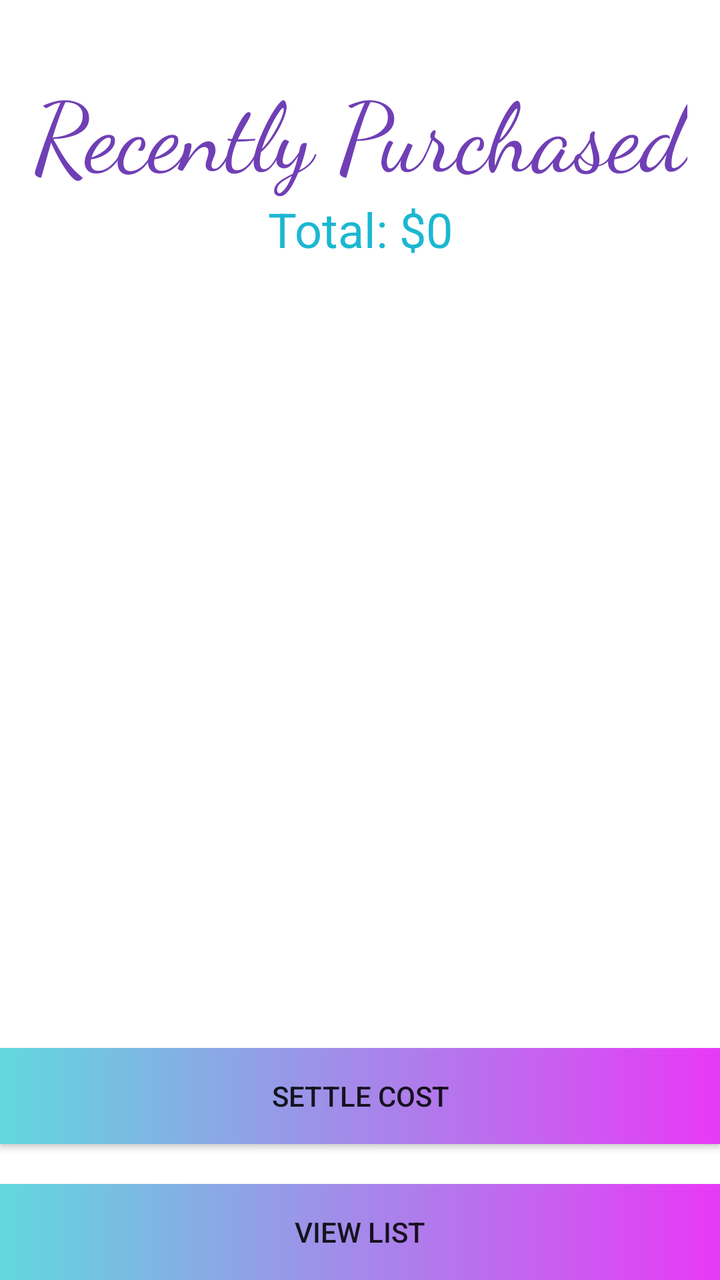
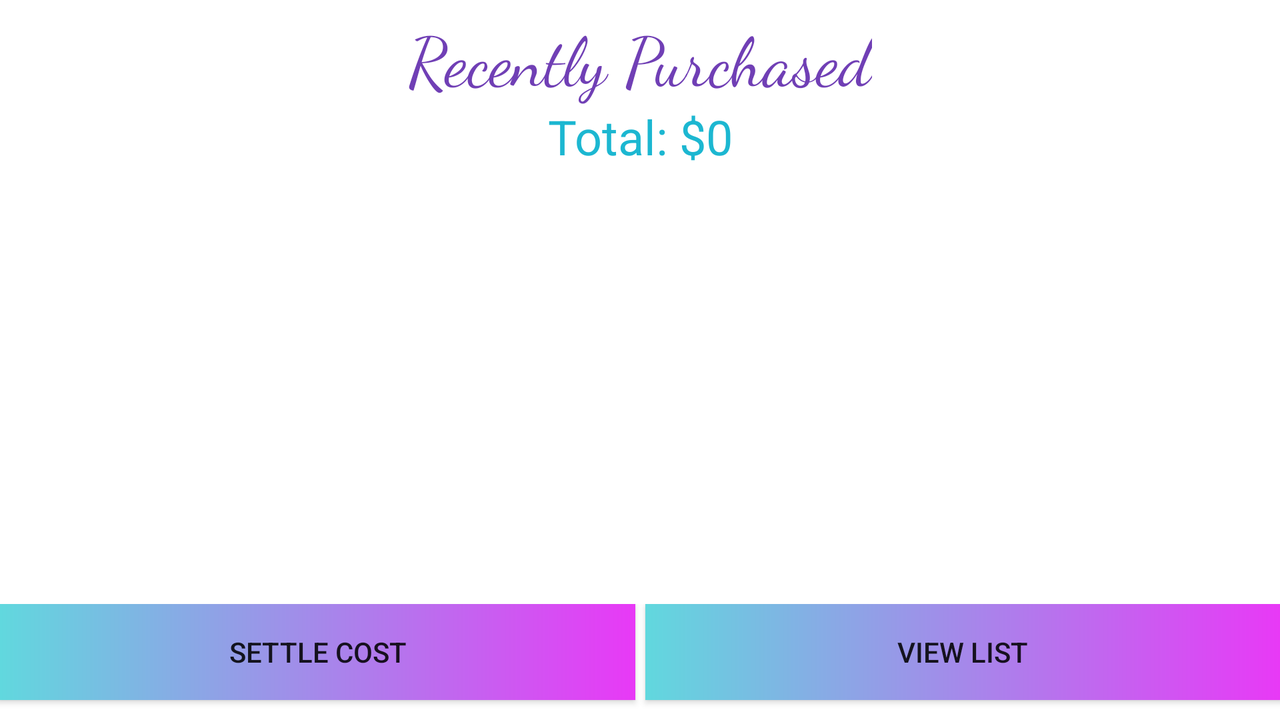

Compare how this app lays out the same screen by default and in its alternative resource folder. The renders come first, then the two layout files and the values they reference.
<!-- AndroidManifest.xml: application theme Theme.RoommateShopping -->
<!-- res/layout/activity_settle.xml -->
<?xml version="1.0" encoding="utf-8"?>
<androidx.constraintlayout.widget.ConstraintLayout xmlns:android="http://schemas.android.com/apk/res/android"
    xmlns:app="http://schemas.android.com/apk/res-auto"
    xmlns:tools="http://schemas.android.com/tools"
    android:layout_width="match_parent"
    android:layout_height="match_parent"
    tools:context=".SettleActivity">

    <TextView
        android:id="@+id/textView10"
        android:layout_width="wrap_content"
        android:layout_height="wrap_content"
        android:layout_gravity="center"
        android:layout_marginTop="32dp"
        android:fontFamily="cursive"
        android:text="Recently Purchased"
        android:textColor="#703FB5"
        android:textSize="48sp"
        app:layout_constraintEnd_toEndOf="parent"
        app:layout_constraintStart_toStartOf="parent"
        app:layout_constraintTop_toTopOf="parent" />

    <TextView
        android:id="@+id/recently_total"
        android:layout_width="0dp"
        android:layout_height="wrap_content"
        android:gravity="center"
        android:text="Total: $0"
        android:textColor="#1CB7D1"
        android:textSize="24sp"
        app:layout_constraintEnd_toEndOf="parent"
        app:layout_constraintStart_toStartOf="parent"
        app:layout_constraintTop_toBottomOf="@+id/textView10" />

    <androidx.recyclerview.widget.RecyclerView
        android:id="@+id/settleList"
        android:layout_width="0dp"
        android:layout_height="0dp"
        app:layout_constraintBottom_toTopOf="@+id/settleButton"
        app:layout_constraintEnd_toEndOf="parent"
        app:layout_constraintHorizontal_bias="0.0"
        app:layout_constraintStart_toStartOf="parent"
        app:layout_constraintTop_toBottomOf="@+id/recently_total" />

    <Button
        android:id="@+id/settleButton"
        android:layout_width="0dp"
        android:layout_height="wrap_content"
        android:layout_marginBottom="20dp"
        android:background="@drawable/buttongradient"
        android:text="Settle Cost"
        app:backgroundTint="@null"
        app:layout_constraintBottom_toTopOf="@+id/settleViewList"
        app:layout_constraintEnd_toEndOf="parent"
        app:layout_constraintHorizontal_bias="0.0"
        app:layout_constraintStart_toStartOf="parent" />

    <Button
        android:id="@+id/settleViewList"
        android:layout_width="0dp"
        android:layout_height="wrap_content"
        android:text="View List"
        app:layout_constraintBottom_toBottomOf="parent"
        app:layout_constraintEnd_toEndOf="parent"
        app:layout_constraintHorizontal_bias="0.498"
        app:layout_constraintStart_toStartOf="parent"
        app:backgroundTint="@null"
        android:background="@drawable/buttongradient"/>

</androidx.constraintlayout.widget.ConstraintLayout>
<!-- resources referenced by this layout -->
<resources>
  <!-- drawable buttongradient (drawable) -->
  <?xml version="1.0" encoding="utf-8"?>
  <shape xmlns:android="http://schemas.android.com/apk/res/android"
      android:shape="rectangle">
      <gradient android:startColor="#61D8DE "
          android:endColor="#E839F6" />
  
  </shape>
  <style name="Theme.RoommateShopping" parent="Theme.MaterialComponents.DayNight.NoActionBar">
          
          <item name="colorPrimary">@color/purple_500</item>
          <item name="colorPrimaryVariant">@color/purple_700</item>
          <item name="colorOnPrimary">@color/white</item>
          
          <item name="colorSecondary">@color/teal_200</item>
          <item name="colorSecondaryVariant">@color/teal_700</item>
          <item name="colorOnSecondary">@color/black</item>
          
          <item name="android:statusBarColor">?attr/colorPrimaryVariant</item>
          
      </style>
</resources>
<!-- res/layout-land/activity_settle.xml (the author's variant of the layout above) -->
<!-- drawn on the phone turned sideways -->
<?xml version="1.0" encoding="utf-8"?>
<androidx.constraintlayout.widget.ConstraintLayout xmlns:android="http://schemas.android.com/apk/res/android"
    xmlns:app="http://schemas.android.com/apk/res-auto"
    xmlns:tools="http://schemas.android.com/tools"
    android:layout_width="match_parent"
    android:layout_height="match_parent"
    tools:context=".SettleActivity">

    <TextView
        android:id="@+id/textView10"
        android:layout_width="wrap_content"
        android:layout_height="wrap_content"
        android:layout_gravity="center"
        android:layout_marginTop="5dp"
        android:fontFamily="cursive"
        android:text="Recently Purchased"
        android:textColor="#703FB5"
        android:textSize="34sp"
        app:layout_constraintEnd_toEndOf="parent"
        app:layout_constraintStart_toStartOf="parent"
        app:layout_constraintTop_toTopOf="parent" />

    <TextView
        android:id="@+id/recentlyTotal"
        android:layout_width="0dp"
        android:layout_height="wrap_content"
        android:gravity="center"
        android:text="Total: $0"
        android:textColor="#1CB7D1"
        android:textSize="24sp"
        app:layout_constraintEnd_toEndOf="parent"
        app:layout_constraintStart_toStartOf="parent"
        app:layout_constraintTop_toBottomOf="@+id/textView10" />

    <androidx.recyclerview.widget.RecyclerView
        android:id="@+id/settleList"
        android:layout_width="0dp"
        android:layout_height="0dp"
        app:layout_constraintBottom_toTopOf="@+id/linearLayout6"
        app:layout_constraintEnd_toEndOf="parent"
        app:layout_constraintHorizontal_bias="0.0"
        app:layout_constraintStart_toStartOf="parent"
        app:layout_constraintTop_toBottomOf="@+id/recentlyTotal" />

    <LinearLayout
        android:id="@+id/linearLayout6"
        android:layout_width="0dp"
        android:layout_height="wrap_content"
        android:orientation="horizontal"
        android:weightSum="2"
        app:layout_constraintBottom_toBottomOf="parent"
        app:layout_constraintEnd_toEndOf="parent"
        app:layout_constraintHorizontal_bias="1.0"
        app:layout_constraintStart_toStartOf="parent">

        <Button
            android:id="@+id/settleButton"
            android:layout_width="wrap_content"
            android:layout_height="wrap_content"
            android:layout_marginBottom="10dp"
            android:layout_weight="1"
            android:background="@drawable/buttongradient"
            android:text="Settle Cost"
            app:backgroundTint="@null" />

        <Button
            android:id="@+id/settleViewList"
            android:layout_width="wrap_content"
            android:layout_height="wrap_content"
            android:layout_marginLeft="5dp"
            android:layout_weight="1"
            android:background="@drawable/buttongradient"
            android:text="View List"
            app:backgroundTint="@null" />
    </LinearLayout>

</androidx.constraintlayout.widget.ConstraintLayout>
